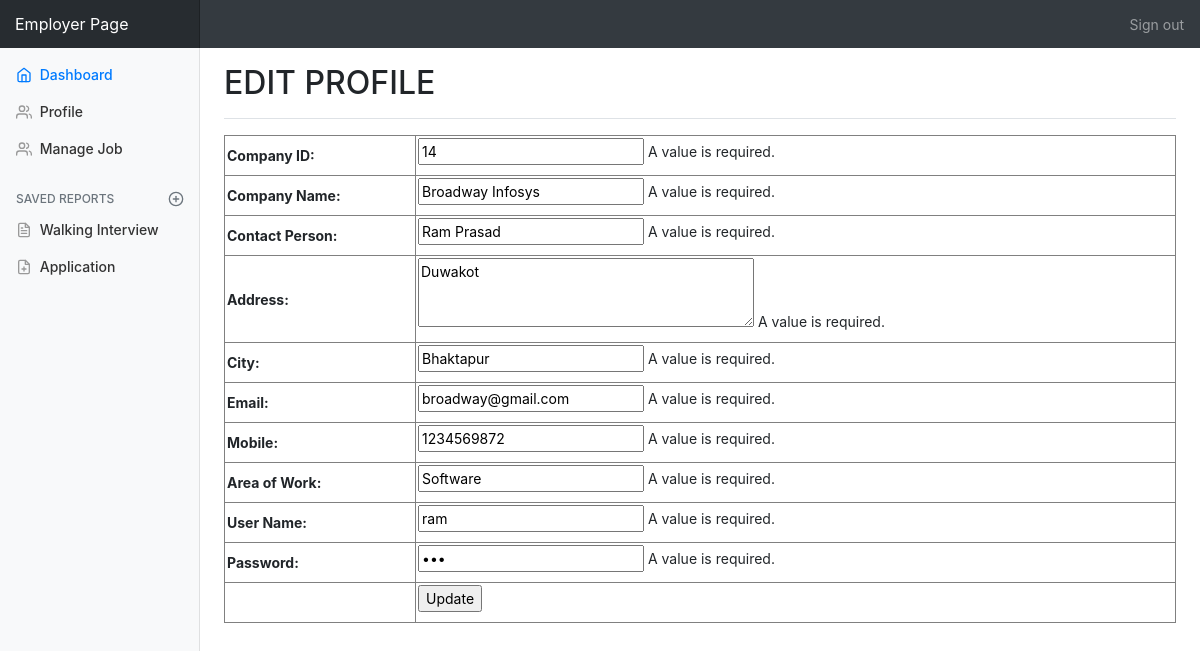
The page /employer/EditProfile.php?EmployerId=14 (signed in) on the database its author committed.
### tables this page shows
CREATE TABLE `employer_reg` (
  `Employer_Id` int(11) NOT NULL,
  `CompanyName` varchar(255) NOT NULL,
  `ContactPerson` varchar(255) NOT NULL,
  `Address` varchar(255) NOT NULL,
  `City` varchar(255) NOT NULL,
  `Email` varchar(255) NOT NULL,
  `Mobile` varchar(255) NOT NULL,
  `Area_Work` varchar(255) NOT NULL,
  `Status` varchar(255) NOT NULL,
  `UserName` varchar(255) NOT NULL,
  `Password` varchar(255) NOT NULL,
  `Question` varchar(255) NOT NULL,
  `Answer` varchar(255) NOT NULL
);

### employer/EditProfile.php (the view, shortened to what this page needs)
<!doctype html>
<html lang="en">
  <head>
    <link rel="stylesheet" href="https://maxcdn.bootstrapcdn.com/bootstrap/4.5.2/css/bootstrap.min.css">
    <link href="./css/dashboard.css" rel="stylesheet">
  </head>
  <body>
    <nav class="navbar navbar-dark sticky-top bg-dark flex-md-nowrap p-0">
      <a class="navbar-brand col-sm-3 col-md-2 mr-0" href="#">Employer Page</a>
      <ul class="navbar-nav px-3">
        <li class="nav-item text-nowrap">
          <a class="nav-link" href="logout.php">Sign out</a>
        </li>
      </ul>
    </nav>
    <div class="container-fluid">
      <div class="row">
        <nav class="col-md-2 d-none d-md-block bg-light sidebar">
          <div class="sidebar-sticky">
            <ul class="nav flex-column">
            <li class="nav-item">
                <a class="nav-link active" href="index.php">
                  <span data-feather="home"></span>
                  Dashboard <span class="sr-only">(current)</span>
                </a>
              </li>
              <li class="nav-item">
                <a class="nav-link" href="profile.php">
                  <span data-feather="users"></span>
                  Profile
                </a>
              </li>
              <li class="nav-item">
                <a class="nav-link" href="managejob.php">
                  <span data-feather="users"></span>
                  Manage Job
                </a>
              </li>
            <h6 class="sidebar-heading d-flex justify-content-between align-items-center px-3 mt-4 mb-1 text-muted">
              <span>Saved reports</span>
              <a class="d-flex align-items-center text-muted" href="#">
                <span data-feather="plus-circle"></span>
              </a>
            </h6>
            <ul class="nav flex-column mb-2">
              <li class="nav-item">
                <a class="nav-link" href="walking.php">
                  <span data-feather="file-text"></span>
                 Walking Interview
                </a>
              </li>
              <li class="nav-item">
                <a class="nav-link" href="application.php">
                  <span data-feather="file-plus"></span>
                  Application
                </a>
              </li>
            </ul>
          </div>
        </nav>
        <main role="main" class="col-md-9 ml-sm-auto col-lg-10 pt-3 px-4">
          <div class="d-flex justify-content-between flex-wrap flex-md-nowrap align-items-center pb-2 mb-3 border-bottom">
            <h1 class="h2" style="text-transform:uppercase;">Edit Profile </h1>
          </div>
          <?php
$ID=$_GET['EmployerId'];
include 'connection/db.php';
$sql = "select * from employer_reg where Employer_Id =$ID  ";
$result = mysqli_query($conn,$sql);
$row = mysqli_fetch_array($result)
?>
<form method="post" action="UpdateProfile.php">
                <table width="100%" border="1" cellspacing="2" cellpadding="2">
                  <tr>
                    <td><strong>Company ID:</strong></td>
                    <td><span>
                      <label>
                      <input name="txtId" type="text" id="txtId" value="<?php echo $row['Employer_Id'];?>" />
                      </label>
                    <span class="textfieldRequiredMsg">A value is required.</span></span></td>
                  </tr>
                  <tr>
                    <td><strong>Company Name:</strong></td>
                    <td><span>
                      <label>
                      <input name="txtName" type="text" id="txtName" value="<?php echo $row['CompanyName'];?>" />
                      </label>
                    <span class="textfieldRequiredMsg">A value is required.</span></span></td>
                  </tr>
                  <tr>
                    <td><strong>Contact Person:</strong></td>
                    <td><span>
                      <label>
                      <input name="txtContact" type="text" id="txtContact" value="<?php echo $row['ContactPerson'];?>" />
                      </label>
                    <span class="textfieldRequiredMsg">A value is required.</span></span></td>
                  </tr>
                  <tr>
                    <td><strong>Address:</strong></td>
                    <td><span>
                      <label>
                      <textarea name="txtAddress" id="txtAddress" cols="35" rows="3"><?php echo $row['Address'];?></textarea>
                      </label>
                    <span class="textareaRequiredMsg">A value is required.</span></span></td>
                  </tr>
                  <tr>
                    <td><strong>City:</strong></td>
                    <td><span>
                      <label>
                      <input name="txtCity" type="text" id="txtCity" value="<?php echo $row['City'];?>" />
                      </label>
                    <span class="textfieldRequiredMsg">A value is required.</span></span></td>
                  </tr>
                  <tr>
                    <td><strong>Email:</strong></td>
                    <td><span>
                      <label>
                      <input name="txtEmail" type="text" id="txtEmail" value="<?php echo $row['Email'];?>" />
                      </label>
                    <span class="textfieldRequiredMsg">A value is required.</span></span></td>
                  </tr>
                  <tr>
                    <td><strong>Mobile:</strong></td>
                    <td><span>
                      <label>
                      <input name="txtMobile" type="text" id="txtMobile" value="<?php echo $row['Mobile'];?>" />
                      </label>
                    <span class="textfieldRequiredMsg">A value is required.</span></span></td>
                  </tr>
                  <tr>
                    <td><strong>Area of Work:</strong></td>
                    <td><span>
                      <label>
                      <input name="txtArea" type="text" id="txtArea" value="<?php echo $row['Area_Work'];?>" />
                      </label>
                    <span class="textfieldRequiredMsg">A value is required.</span></span></td>
                  </tr>
                  <tr>
                    <td><strong>User Name:</strong></td>
                    <td><span id="sprytextfield8">
                      <label>
                      <input name="txtUser" type="text" id="txtUser" value="<?php echo $row['UserName'];?>" />
                      </label>
                    <span class="textfieldRequiredMsg">A value is required.</span></span></td>
                  </tr>
                  <tr>
                    <td><strong>Password:</strong></td>
                    <td><span>
                      <label>
                      <input name="txtPassword" type="password" id="txtPassword" value="<?php echo $row['Password'];?>" />
                      </label>
                    <span class="textfieldRequiredMsg">A value is required.</span></span></td>
                  </tr>
                  <tr>
                    <td>&nbsp;</td>
                    <td><label>
                      <input type="submit" name="button" id="button" value="Update" />
                    </label></td>
                  </tr>
                </table>
</form>
        </main>
      </div>
    </div>
  </body>
</html>

### employer/css/dashboard.css (style rules this page uses)
body { font-size: .875rem; }
.feather { width: 16px; height: 16px; vertical-align: text-bottom; }
.sidebar { position: fixed; top: 0; bottom: 0; left: 0; z-index: 100; padding: 0; box-shadow: inset -1px 0 0 rgba(0, 0, 0, .1); }
.sidebar-sticky { position: -webkit-sticky; position: sticky; top: 48px; height: calc(100vh - 48px); padding-top: .5rem; overflow-x: hidden; overflow-y: auto; }
.sidebar .nav-link { font-weight: 500; color: #333; }
.sidebar .nav-link .feather { margin-right: 4px; color: #999; }
.sidebar .nav-link.active { color: #007bff; }
.sidebar .nav-link:hover .feather, .sidebar .nav-link.active .feather { color: inherit; }
.sidebar-heading { font-size: .75rem; text-transform: uppercase; }
.navbar-brand { padding-top: .75rem; padding-bottom: .75rem; font-size: 1rem; background-color: rgba(0, 0, 0, .25); box-shadow: inset -1px 0 0 rgba(0, 0, 0, .25); }
.border-bottom { border-bottom: 1px solid #e5e5e5; }

### rows shown on the page
employer_reg: txtId "14", txtName "Broadway Infosys", txtContact "Ram Prasad", txtAddress "Duwakot", txtCity "Bhaktapur", txtEmail "broadway@gmail.com", txtMobile "1234569872", txtArea "Software", txtUser "ram"
